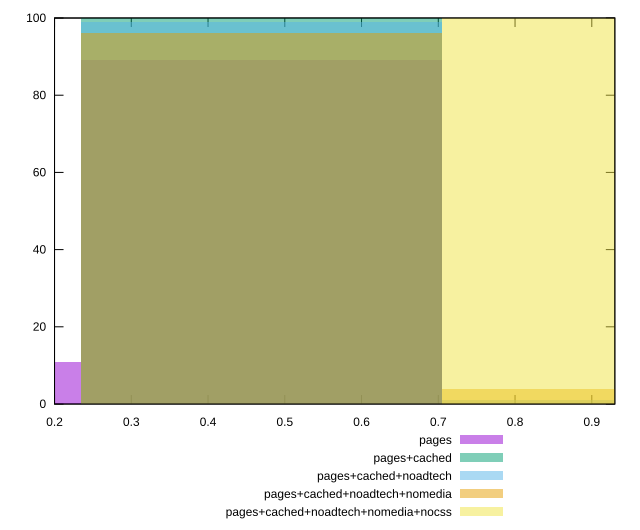

gnuplot code for this plot:
reset

$pages <<EOF
0.4700791576184061 89
0 11
EOF

$pagesCached <<EOF
0.4700791576184061 100
EOF

$pagesCachedNoadtech <<EOF
0.4700791576184061 99
0.9401583152368121 1
EOF

$pagesCachedNoadtechNomedia <<EOF
0.4700791576184061 96
0.9401583152368121 4
EOF

$pagesCachedNoadtechNomediaNocss <<EOF
0.9401583152368121 100
EOF

set key outside below
set boxwidth 0.4700791576184061
set xrange [0.2:0.93]
set yrange [0:100]
set trange [0:100]
set style fill transparent solid 0.5 noborder
set terminal svg size 640, 530 enhanced background rgb 'white'
set output "report_00009_2021-02-08T22-37-41.559Z/meta/score/comparison/histogram/all_raw.svg"

plot $pages title "pages" with boxes, \
     $pagesCached title "pages+cached" with boxes, \
     $pagesCachedNoadtech title "pages+cached+noadtech" with boxes, \
     $pagesCachedNoadtechNomedia title "pages+cached+noadtech+nomedia" with boxes, \
     $pagesCachedNoadtechNomediaNocss title "pages+cached+noadtech+nomedia+nocss" with boxes

reset
